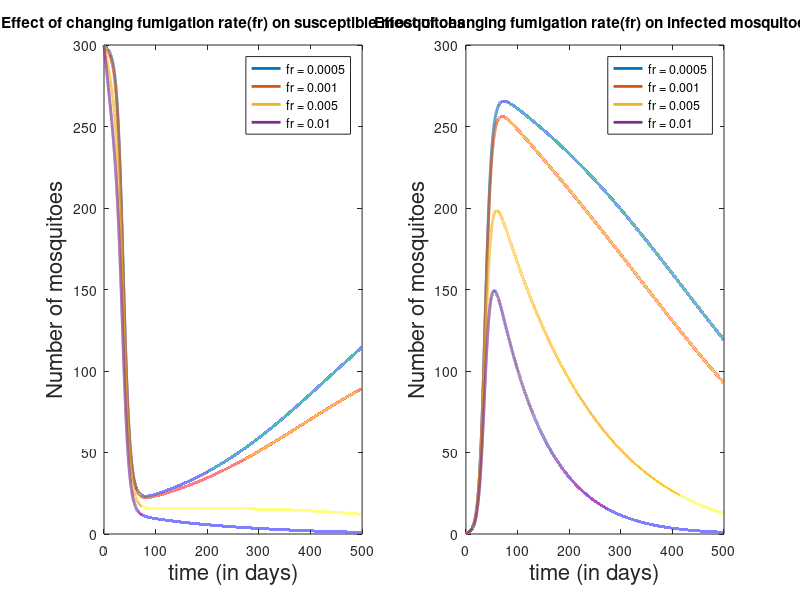

Write MATLAB code to recreate this figure.
% Code to simulate continuous fumigation in malaria modeling

clear
close all;

total_time=500; % days
dt=1e-2;

N= total_time/dt;

pbite=0.3; % prob of mosq biting

reco_rate=0.3; % recovery rate
mald_rate=0.005; % human malaria death rate
immune_rate=0.01; % immunization rate

fumi_death_rate=[0.0005 0.001 0.005 0.01];  % death rate of mosquitoes due to continuous fumigation

mbirth_rate=0.01;   % mosquito birth rate
mdeath_rate=0.01;   % mosquito death rate

for j = 1:length(fumi_death_rate)

    sus_humans=zeros(N,1);  % array storing no susceptible humans at each instant
    inf_humans=zeros(N,1);  % array storing no of infected humans at each instant
    dead_humans= zeros(N,1);    % array storing no of dead humans at each instant
    immune_humans=zeros(N,1);   % array storing no of immune humans at each instant

    sus_mosq= zeros(N,1);   % array storing no susceptible mosquitoes at each instant
    inf_mosq= zeros(N,1);   % array storing no infected mosquitoes at each instant

    % Initial Conditions

    sus_humans(1)=300;  
    inf_humans(1)=1;

    inf_mosq(1)=0;
    sus_mosq(1)=300;

    time= zeros(N,1);

    for i=1:N
        total_humans = sus_humans(i) + inf_humans(i) + immune_humans(i);
        
        sus_humans(i+1)=sus_humans(i)+ dt*(-(( sus_humans(i)*inf_mosq(i)*pbite )/ (sus_mosq(i)+inf_mosq(i)) ) + reco_rate*inf_humans(i) ) ;  % /N needed?

        inf_humans(i+1)= inf_humans(i) +dt*( (( sus_humans(i)*inf_mosq(i)*pbite )/ (sus_mosq(i)+inf_mosq(i)) ) - inf_humans(i)*(reco_rate+mald_rate+immune_rate) );

        dead_humans(i+1)= dead_humans(i) +dt*(mald_rate*inf_humans(i));

        immune_humans(i+1)= immune_humans(i) + dt*(immune_rate*inf_humans(i));

        sus_mosq(i+1)= sus_mosq(i) + dt*(-(( sus_mosq(i)*inf_humans(i)*pbite ) /(total_humans)) + (mbirth_rate)*(sus_mosq(i)+inf_mosq(i)) - (mdeath_rate + fumi_death_rate(j))*(sus_mosq(i))) ;

        inf_mosq(i+1)= inf_mosq(i) + dt*( ( sus_mosq(i)*inf_humans(i)*pbite )/(total_humans) - (mdeath_rate + fumi_death_rate(j))*(inf_mosq(i)) ) ;

        time(i+1)= time(i) +dt;
    end


    % plot of all humans
%     hold on
%     subplot(2,2,1), plot(time,sus_humans,'LineWidth', 2);
%     title('Effect of changing fumigation rate(fr) on susceptible humans');
%     xlabel('time (in days)','FontSize',16);
%     ylabel('Number of humans','FontSize',16);
%     legend('fr = 0.0005', 'fr = 0.001', 'fr = 0.005', 'fr = 0.01');
% 
%     hold on
%     subplot(2,2,2), plot(time,inf_humans,'LineWidth', 2);
%     title('Effect of changing fumigation rate(fr) on infected humans');
%     xlabel('time (in days)','FontSize',16);
%     ylabel('Number of humans','FontSize',16);
%     legend('fr = 0.0005', 'fr = 0.001', 'fr = 0.005', 'fr = 0.01');
% 
%     hold on
%     subplot(2,2,3), plot(time,dead_humans,'LineWidth', 2);
%     title('Effect of changing fumigation rate(fr) on dead humans');
%     xlabel('time (in days)','FontSize',16);
%     ylabel('Number of humans','FontSize',16);
%     legend('fr = 0.0005', 'fr = 0.001', 'fr = 0.005', 'fr = 0.01');
% 
%     hold on
%     subplot(2,2,4), plot(time,immune_humans,'LineWidth', 2);
%     title('Effect of changing fumigation rate(fr) on immune humans');
%     xlabel('time (in days)','FontSize',16);
%     ylabel('Number of humans','FontSize',16);
%     legend('fr = 0.0005', 'fr = 0.001', 'fr = 0.005', 'fr = 0.01');


    % plot for variation is mosquito population
    hold on
    subplot(1,2,1), plot(time,sus_mosq,'LineWidth', 2);
    title('Effect of changing fumigation rate(fr) on susceptible mosquitoes');
    xlabel('time (in days)','FontSize',16);
    ylabel('Number of mosquitoes','FontSize',16);
    legend('fr = 0.0005', 'fr = 0.001', 'fr = 0.005', 'fr = 0.01');
    
    hold on
    subplot(1,2,2), plot(time,inf_mosq,'LineWidth', 2);
    title('Effect of changing fumigation rate(fr) on infected mosquitoes');
    xlabel('time (in days)','FontSize',16);
    ylabel('Number of mosquitoes','FontSize',16);
    legend('fr = 0.0005', 'fr = 0.001', 'fr = 0.005', 'fr = 0.01');

end
